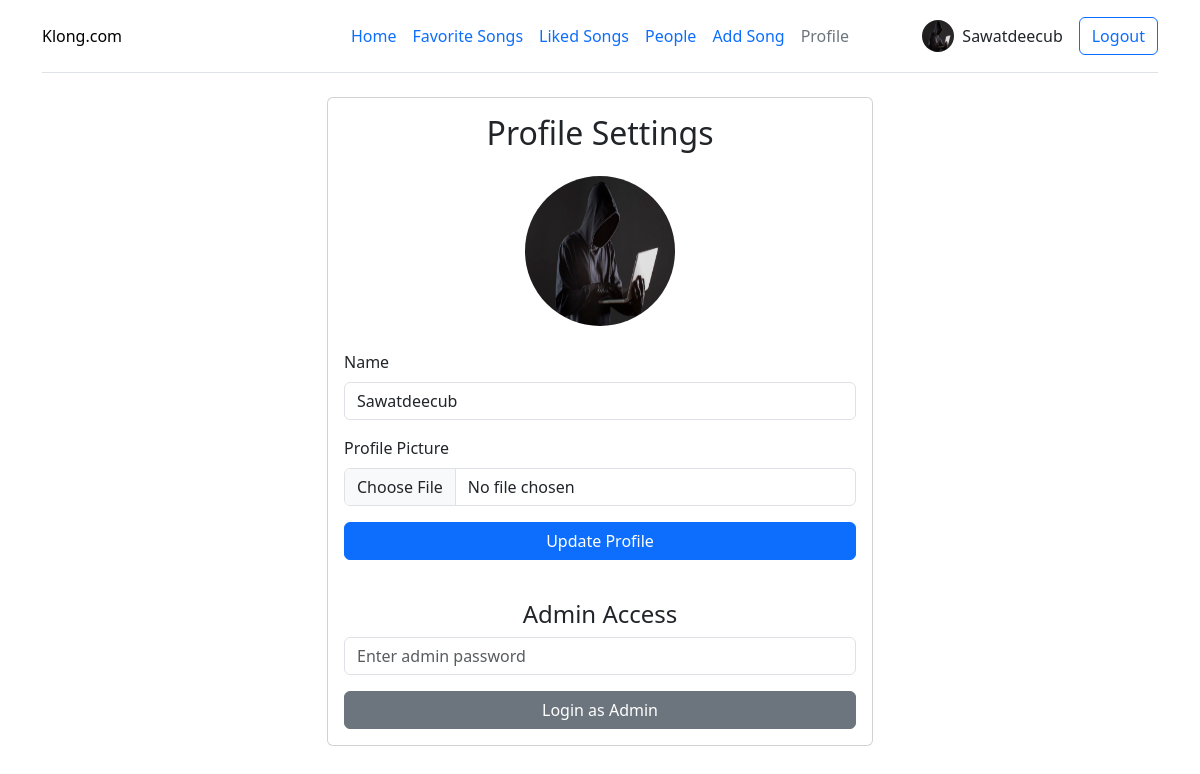
The page /profile (signed in) on the database its author committed.
### app.py (models this page shows)
class User(db.Model, UserMixin):
    id = db.Column(db.Integer, primary_key=True)
    username = db.Column(db.String(150), unique=True, nullable=False)  # ชื่อผู้ใช้
    password = db.Column(db.String(150), nullable=False)  # รหัสผ่าน (เข้ารหัสแล้ว)
    name = db.Column(db.String(150), default='Noman')  # ชื่อแสดง
    profile_pic = db.Column(db.String(500), default='/static/uploads/profile/default.png')  # รูปโปรไฟล์
    is_admin = db.Column(db.Boolean, default=False)  # สถานะผู้ดูแลระบบ
    songs = db.relationship('Song', backref='user', lazy=True)  # ความสัมพันธ์กับโมเดล Song
    likes = db.relationship('Like', backref='user', lazy=True)  # ความสัมพันธ์กับโมเดล Like

### app.py (the view, shortened to what this page needs)
@app.route('/profile', methods=['GET', 'POST'])
@login_required
def profile():
    return render_template('profile.html')

### app.py (called while the page is built)
@login_manager.user_loader
def load_user(user_id):
    return User.query.get(int(user_id))

### templates/profile.html (shortened to what this page needs)
<!DOCTYPE html>
<html lang="en">
<head>
    <link href="https://cdn.jsdelivr.net/npm/bootstrap@5.3.3/dist/css/bootstrap.min.css" rel="stylesheet">
    <link rel="stylesheet" href="https://cdnjs.cloudflare.com/ajax/libs/font-awesome/6.0.0/css/all.min.css">
</head>
<body>
    <div class="container">
        <header class="d-flex flex-wrap align-items-center justify-content-center justify-content-md-between py-3 mb-4 border-bottom">
            <div class="col-md-3 mb-2 mb-md-0">
                <a href="/" class="d-inline-flex link-body-emphasis text-decoration-none">
                    Klong.com
                </a>
            </div>
            <ul class="nav col-12 col-md-auto mb-2 justify-content-center mb-md-0">
                <li><a href="/" class="nav-link px-2">Home</a></li>
                <li><a href="/favorite" class="nav-link px-2">Favorite Songs</a></li>
                <li><a href="/like" class="nav-link px-2">Liked Songs</a></li>
                <li><a href="/people" class="nav-link px-2">People</a></li>
                <li><a href="/add" class="nav-link px-2">Add Song</a></li>
                <li><a href="/profile" class="nav-link px-2 link-secondary">Profile</a></li>
            </ul>
            <div class="col-md-3 text-end">
                <div class="d-flex align-items-center justify-content-end">
                    <img src="{{ current_user.profile_pic }}" class="rounded-circle me-2" width="32" height="32" alt="Profile">
                    <span class="me-3">{{ current_user.name }}</span>
                    <a href="/logout" class="btn btn-outline-primary">Logout</a>
                </div>
            </div>
        </header>
        <div class="row justify-content-center">
            <div class="col-md-6">
                <div class="card">
                    <div class="card-body">
                        <h2 class="card-title text-center mb-4">Profile Settings</h2>
                        <div class="text-center mb-4">
                            <img src="{{ current_user.profile_pic }}" class="rounded-circle" width="150" height="150" alt="Profile Picture">
                        </div>
                        <form method="POST" enctype="multipart/form-data">
                            <div class="mb-3">
                                <label for="name" class="form-label">Name</label>
                                <input type="text" class="form-control" id="name" name="name" value="{{ current_user.name }}">
                            </div>
                            <div class="mb-3">
                                <label for="profile_pic" class="form-label">Profile Picture</label>
                                <input type="file" class="form-control" id="profile_pic" name="profile_pic" accept="image/*">
                            </div>
                            <button type="submit" class="btn btn-primary w-100 mb-3">Update Profile</button>
                        </form>
                        {% if not current_user.is_admin %}
                        <div class="mt-4">
                            <h4 class="text-center">Admin Access</h4>
                            <form action="{{ url_for('admin_login') }}" method="POST">
                                <div class="mb-3">
                                    <input type="password" class="form-control" name="password" placeholder="Enter admin password">
                                </div>
                                <button type="submit" class="btn btn-secondary w-100">Login as Admin</button>
                            </form>
                        </div>
                        {% endif %}
                    </div>
                </div>
            </div>
        </div>
    </div>
</body>
</html>

### rows shown on the page
User: profile_pic (picture), name "Sawatdeecub"
